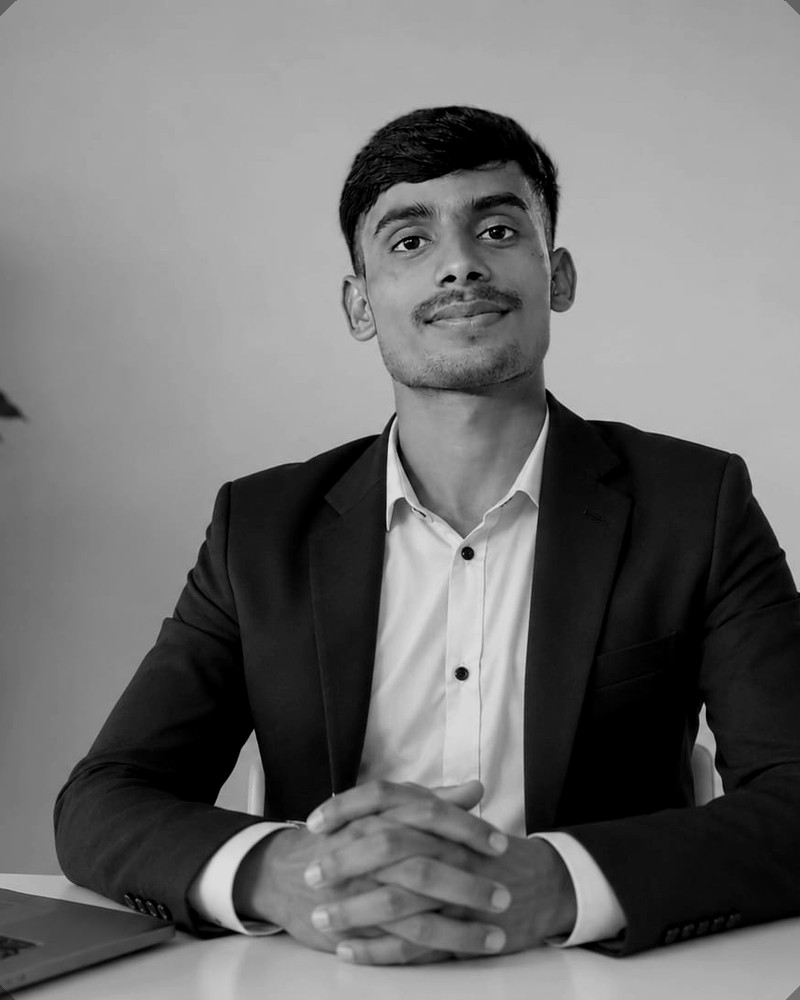
#> input picture images/ayush-portrait.jpg, 800 x 1000 px
$ python make-portrait.py ../images/ayush-portrait.jpg
#> lines starting #> are read from the running program, lines starting #| are printed output that depends on the picture; after the words box and inside, x2 and y2 are one past the last pixel; in counts of white or black regions, pixels touching at a corner belong together
#!/usr/bin/env python3
"""Convert Ayush's photograph to the site's dark monochrome treatment.

Usage (from ayush-portfolio/):
    python tools/make-portrait.py /path/to/your-photo.jpg
    python tools/make-portrait.py /path/to/your-photo.jpg --out images/ayush-portrait.jpg
    python tools/make-portrait.py --placeholder

What it does — and only this:
  * converts to black and white (grayscale)
  * darkens the tone, raises contrast, adds a soft dark vignette
  * crops/resizes to a 4:5 portrait and saves as JPEG
What it does NOT do:
  * no face change, no reshaping, no beautifying, no replacement person
  * no identity alteration of any kind
A placeholder is created only when --placeholder is explicitly supplied.
Running without a source photo does not alter the existing portrait.
"""
import argparse
from pathlib import Path

ROOT = Path(__file__).resolve().parent.parent

def placeholder(out: Path):
    from PIL import Image, ImageDraw, ImageFont

    img = Image.new("RGB", (800, 1000), (18, 18, 16))
    d = ImageDraw.Draw(img)
    d.rectangle([40, 40, 760, 960], outline=(120, 115, 100), width=3)
    try:
        font = ImageFont.truetype("/usr/share/fonts/truetype/dejavu/DejaVuSans-Bold.ttf", 200)
        small = ImageFont.truetype("/usr/share/fonts/truetype/dejavu/DejaVuSans.ttf", 34)
    except Exception:
        font = ImageFont.load_default(); small = font
    d.text((400, 430), "AK", fill=(230, 225, 210), font=font, anchor="mm")
    d.text((400, 580), "YOUR PHOTOGRAPH HERE", fill=(160, 155, 140), font=small, anchor="mm")
    img.save(out, "JPEG", quality=88)
    print(f"Placeholder written to {out} — replace it with your real photograph.")

def convert(src: Path, out: Path):
    from PIL import Image, ImageDraw, ImageEnhance

    img = Image.open(src).convert("RGB")
#> img is the input picture: PIL image 800x1000 RGB; min 0, max 228, mean 113
    w, h = img.size
#> w = 800; h = 1000
    target = 4 / 5
    if w / h > target:
        nw = int(h * target); x = (w - nw) // 2; img = img.crop((x, 0, x + nw, h))
    else:
        nh = int(w / target); y = (h - nh) // 2; img = img.crop((0, y, w, y + nh))
#> after `nh = int(w / target)`: nh = 1000
#> after `y = (h - nh) // 2`: y = 0
    img = img.resize((800, 1000), Image.LANCZOS)
    img = img.convert("L").convert("RGB")
    img = ImageEnhance.Contrast(img).enhance(1.18)
    img = ImageEnhance.Brightness(img).enhance(0.86)
    # Soft dark vignette
    vig = Image.new("L", img.size, 0)
#> vig: PIL image 800x1000 L; every value is 0
    vd = ImageDraw.Draw(vig)
    vd.ellipse([-200, -150, 1000, 1150], fill=255)
    vig = vig.point(lambda p: int(255 - (255 - p) * 0.35))
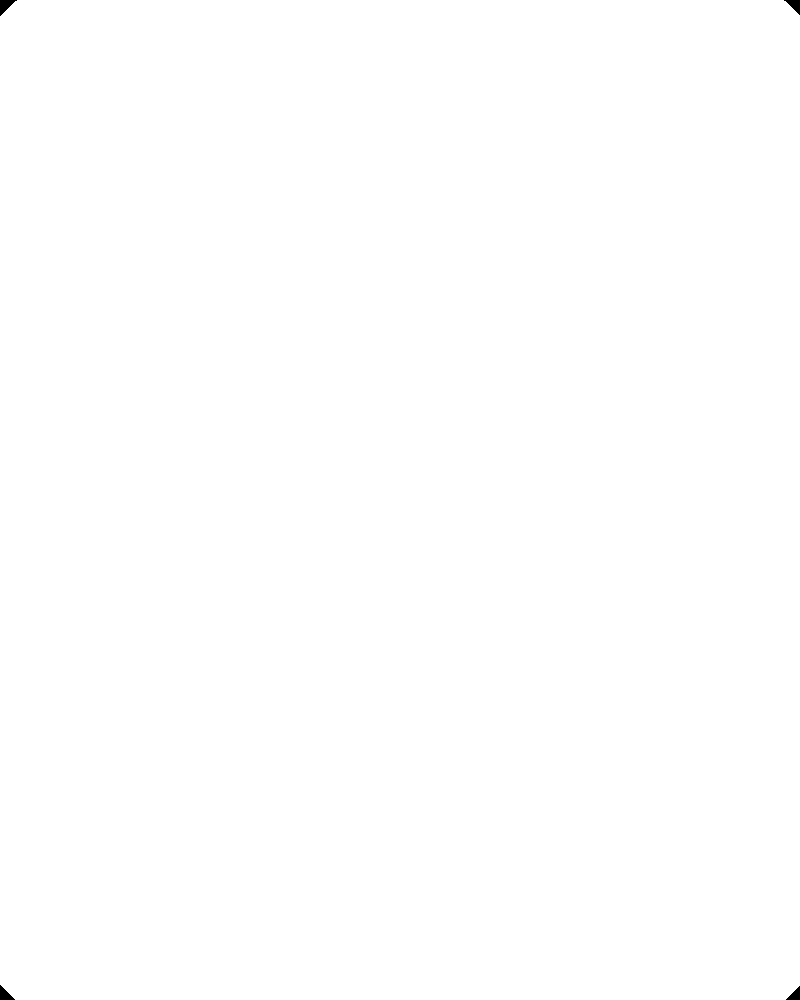
#> vig: PIL image 800x1000 L; values 165 (black) and 255 (white), 99.9% white; 4 black regions, box (x1, y1, x2, y2) and area: (0, 0, 17, 16) 137, (784, 0, 800, 15) 121, (0, 985, 15, 1000) 120, (786, 986, 800, 1000) 105
    dark = Image.new("RGB", img.size, (0, 0, 0))
#> dark: PIL image 800x1000 RGB; every value is 0
    img = Image.composite(img, dark, vig)
    img.save(out, "JPEG", quality=90)
    print(f"Dark monochrome portrait written to {out} from {src} (face untouched).")

if __name__ == "__main__":
    parser = argparse.ArgumentParser(description="Create the portfolio's monochrome portrait asset.")
    parser.add_argument("source", nargs="?", type=Path, help="source photo to convert")
    parser.add_argument("--out", type=Path, default=ROOT / "images" / "ayush-portrait.jpg", help="output JPEG path")
    parser.add_argument("--placeholder", action="store_true", help="explicitly write the labelled placeholder")
    args = parser.parse_args()
    if args.placeholder and args.source:
        parser.error("--placeholder cannot be combined with a source photo")
    if args.placeholder:
        placeholder(args.out)
    elif args.source is None:
        parser.error("provide a source photo or use --placeholder; the existing portrait was not changed")
    else:
        convert(args.source, args.out)
